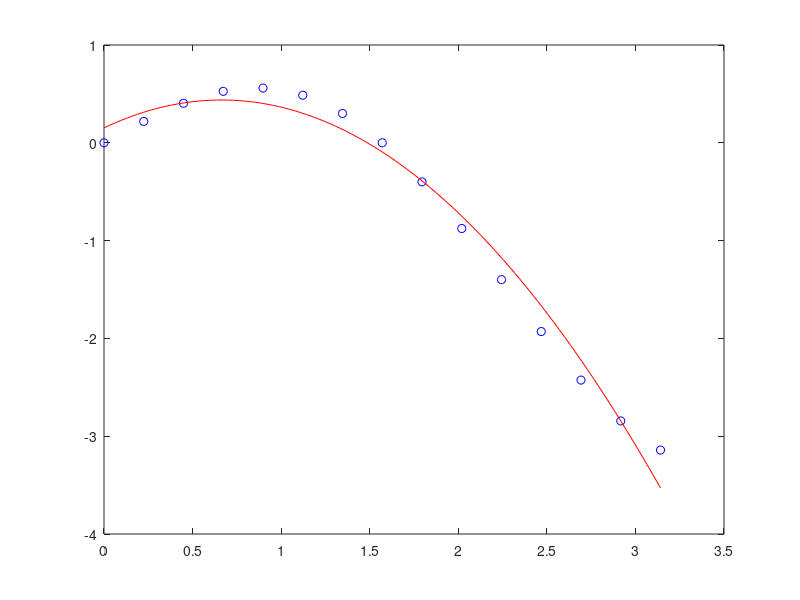

Source code (MATLAB):
clear all
clc
close all

x = linspace(0,pi,15);
y  =x.*cos(x);
plot(x,y,'ob');
hold on
b=y';
A=[(x').^2,(x'),ones(15,1)]

c = A\b
parabola = @(x) c(1)*x.^2+c(2)*x +c(3)
xx= linspace(0,pi,100)
p_eval = parabola(xx)

plot(xx,p_eval,'-r')
